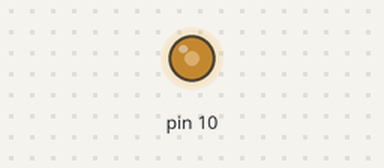
Simulated run of this sketch. Board: Arduino Uno, built with avr-gcc and run on an emulated ATmega328P. Shown: output pins drawn as LEDs (lit = HIGH).

Above: at 0.1 s.
Timing chart, 0 to 1.6 s (numbered marks = the images above):
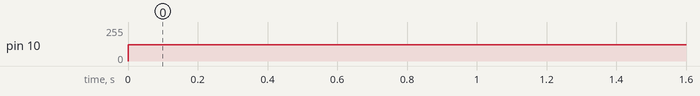

The sketch:

pwm_test_master.ino
```cpp
void setup() {
  // put your setup code here, to run once:
  pinMode(10,OUTPUT);
}

void loop() {
  // put your main code here, to run repeatedly:
  analogWrite(10,122);
  delay(990);
}
```

Measured:
- by itself, pin 10: 0/255 → 122/255 at 0.00 s
